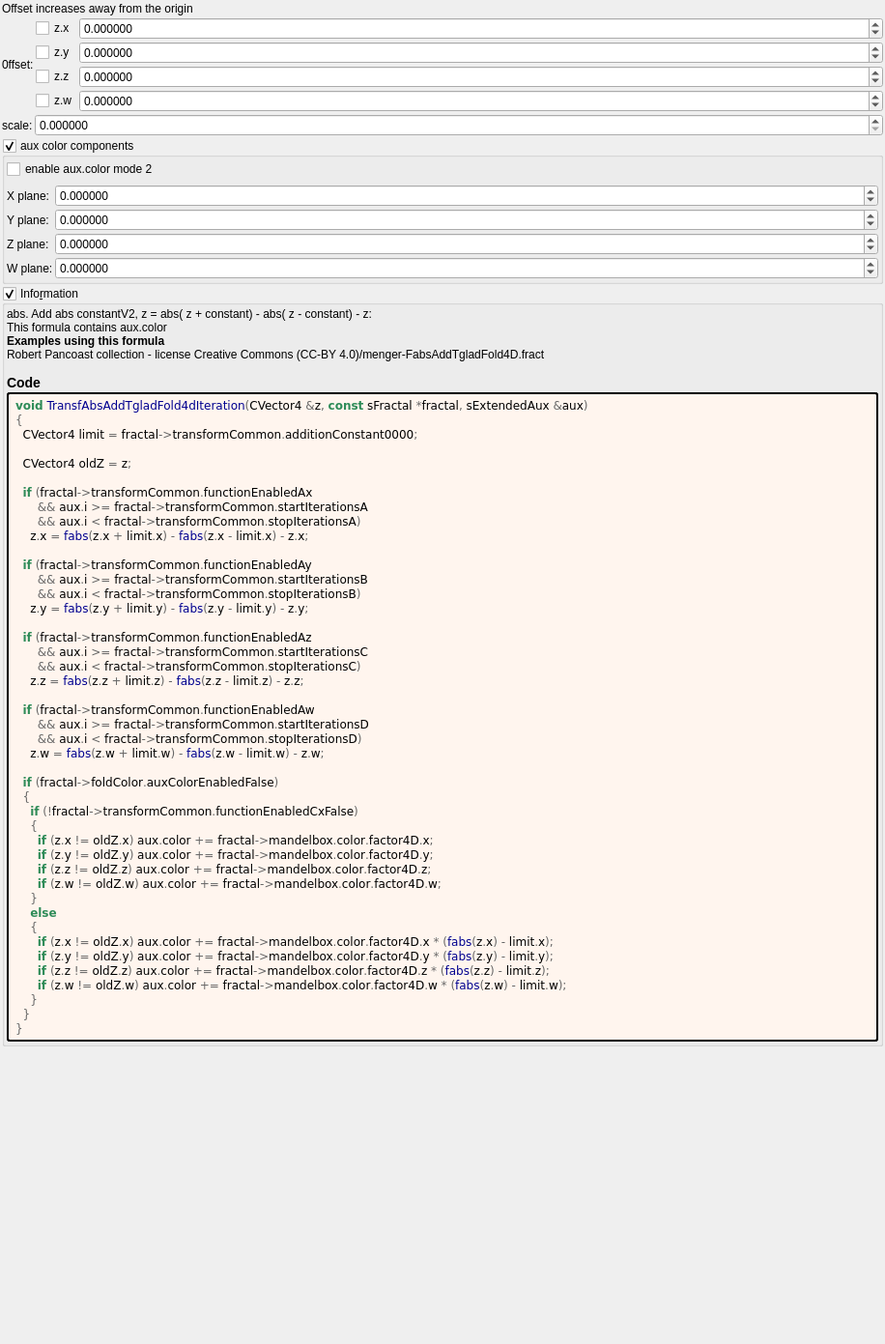
<?xml version="1.0" encoding="UTF-8"?>
<ui version="4.0">
 <class>Form</class>
 <widget class="QWidget" name="Form">
  <property name="geometry">
   <rect>
    <x>0</x>
    <y>0</y>
    <width>916</width>
    <height>1391</height>
   </rect>
  </property>
  <property name="windowTitle">
   <string notr="true">transf_abs_add_tglad_fold4d</string>
  </property>
  <layout class="QVBoxLayout" name="verticalLayout">
   <property name="spacing">
    <number>2</number>
   </property>
   <property name="leftMargin">
    <number>2</number>
   </property>
   <property name="topMargin">
    <number>2</number>
   </property>
   <property name="rightMargin">
    <number>2</number>
   </property>
   <property name="bottomMargin">
    <number>2</number>
   </property>
   <item>
    <widget class="QLabel" name="label">
     <property name="text">
      <string>Offset increases away from the origin</string>
     </property>
    </widget>
   </item>
   <item>
    <layout class="QGridLayout" name="gridLayout_4" columnstretch="0,0,1">
     <property name="spacing">
      <number>2</number>
     </property>
     <item row="1" column="2">
      <widget class="MyDoubleSpinBox" name="spinbox4_transf_addition_constant_0000_y">
       <property name="enabled">
        <bool>true</bool>
       </property>
       <property name="sizePolicy">
        <sizepolicy hsizetype="Minimum" vsizetype="Maximum">
         <horstretch>0</horstretch>
         <verstretch>0</verstretch>
        </sizepolicy>
       </property>
       <property name="decimals">
        <number>6</number>
       </property>
       <property name="minimum">
        <double>-99.989999999999995</double>
       </property>
       <property name="maximum">
        <double>99.989999999999995</double>
       </property>
       <property name="singleStep">
        <double>0.100000000000000</double>
       </property>
      </widget>
     </item>
     <item row="0" column="2">
      <widget class="MyDoubleSpinBox" name="spinbox4_transf_addition_constant_0000_x">
       <property name="enabled">
        <bool>true</bool>
       </property>
       <property name="sizePolicy">
        <sizepolicy hsizetype="Minimum" vsizetype="Maximum">
         <horstretch>0</horstretch>
         <verstretch>0</verstretch>
        </sizepolicy>
       </property>
       <property name="prefix">
        <string/>
       </property>
       <property name="decimals">
        <number>6</number>
       </property>
       <property name="minimum">
        <double>-99.989999999999995</double>
       </property>
       <property name="singleStep">
        <double>0.100000000000000</double>
       </property>
      </widget>
     </item>
     <item row="3" column="2">
      <widget class="MyDoubleSpinBox" name="spinbox4_transf_addition_constant_0000_w">
       <property name="enabled">
        <bool>true</bool>
       </property>
       <property name="sizePolicy">
        <sizepolicy hsizetype="Minimum" vsizetype="Maximum">
         <horstretch>0</horstretch>
         <verstretch>0</verstretch>
        </sizepolicy>
       </property>
       <property name="decimals">
        <number>6</number>
       </property>
       <property name="minimum">
        <double>-99.989999999999995</double>
       </property>
       <property name="maximum">
        <double>99.989999999999995</double>
       </property>
       <property name="singleStep">
        <double>0.100000000000000</double>
       </property>
      </widget>
     </item>
     <item row="0" column="0" rowspan="4">
      <widget class="QLabel" name="label_23">
       <property name="text">
        <string>0ffset:</string>
       </property>
       <property name="wordWrap">
        <bool>true</bool>
       </property>
      </widget>
     </item>
     <item row="2" column="2">
      <widget class="MyDoubleSpinBox" name="spinbox4_transf_addition_constant_0000_z">
       <property name="enabled">
        <bool>true</bool>
       </property>
       <property name="sizePolicy">
        <sizepolicy hsizetype="Minimum" vsizetype="Maximum">
         <horstretch>0</horstretch>
         <verstretch>0</verstretch>
        </sizepolicy>
       </property>
       <property name="decimals">
        <number>6</number>
       </property>
       <property name="minimum">
        <double>-99.989999999999995</double>
       </property>
       <property name="maximum">
        <double>99.989999999999995</double>
       </property>
       <property name="singleStep">
        <double>0.100000000000000</double>
       </property>
      </widget>
     </item>
     <item row="0" column="1">
      <widget class="MyCheckBox" name="checkBox_transf_function_enabledAx">
       <property name="text">
        <string notr="true">z.x</string>
       </property>
      </widget>
     </item>
     <item row="1" column="1">
      <widget class="MyCheckBox" name="checkBox_transf_function_enabledAy">
       <property name="text">
        <string notr="true">z.y</string>
       </property>
      </widget>
     </item>
     <item row="2" column="1">
      <widget class="MyCheckBox" name="checkBox_transf_function_enabledAz">
       <property name="text">
        <string notr="true">z.z</string>
       </property>
      </widget>
     </item>
     <item row="3" column="1">
      <widget class="MyCheckBox" name="checkBox_transf_function_enabledAw">
       <property name="text">
        <string notr="true">z.w</string>
       </property>
      </widget>
     </item>
    </layout>
   </item>
   <item>
    <layout class="QGridLayout" name="gridLayout" columnstretch="0,1">
     <item row="1" column="1">
      <widget class="MyDoubleSpinBox" name="spinbox_transf_scale_1">
       <property name="sizePolicy">
        <sizepolicy hsizetype="Minimum" vsizetype="Maximum">
         <horstretch>0</horstretch>
         <verstretch>0</verstretch>
        </sizepolicy>
       </property>
       <property name="prefix">
        <string/>
       </property>
       <property name="suffix">
        <string/>
       </property>
       <property name="decimals">
        <number>6</number>
       </property>
       <property name="minimum">
        <double>0.000000000000000</double>
       </property>
       <property name="maximum">
        <double>99.998999999999995</double>
       </property>
       <property name="singleStep">
        <double>0.100000000000000</double>
       </property>
      </widget>
     </item>
     <item row="1" column="0">
      <widget class="QLabel" name="label_26">
       <property name="text">
        <string>scale:</string>
       </property>
      </widget>
     </item>
    </layout>
   </item>
   <item>
    <widget class="MyGroupBox" name="groupCheck_fold_color_aux_color_enabled_false">
     <property name="title">
      <string>aux color components</string>
     </property>
     <property name="checkable">
      <bool>true</bool>
     </property>
     <layout class="QVBoxLayout" name="verticalLayout_10">
      <property name="leftMargin">
       <number>2</number>
      </property>
      <property name="topMargin">
       <number>2</number>
      </property>
      <property name="rightMargin">
       <number>2</number>
      </property>
      <property name="bottomMargin">
       <number>2</number>
      </property>
      <item>
       <widget class="MyCheckBox" name="checkBox_transf_function_enabledCx_false">
        <property name="text">
         <string>enable aux.color mode 2</string>
        </property>
       </widget>
      </item>
      <item>
       <layout class="QGridLayout" name="gridLayout_16" columnstretch="0,1">
        <property name="spacing">
         <number>2</number>
        </property>
        <item row="1" column="1">
         <widget class="MyDoubleSpinBox" name="spinbox4_mandelbox_color_4D_y">
          <property name="sizePolicy">
           <sizepolicy hsizetype="Minimum" vsizetype="Maximum">
            <horstretch>0</horstretch>
            <verstretch>0</verstretch>
           </sizepolicy>
          </property>
          <property name="prefix">
           <string/>
          </property>
          <property name="suffix">
           <string/>
          </property>
          <property name="decimals">
           <number>6</number>
          </property>
          <property name="minimum">
           <double>-100.000000000000000</double>
          </property>
          <property name="maximum">
           <double>100.000000000000000</double>
          </property>
          <property name="singleStep">
           <double>0.100000000000000</double>
          </property>
         </widget>
        </item>
        <item row="0" column="1">
         <widget class="MyDoubleSpinBox" name="spinbox4_mandelbox_color_4D_x">
          <property name="sizePolicy">
           <sizepolicy hsizetype="Minimum" vsizetype="Maximum">
            <horstretch>0</horstretch>
            <verstretch>0</verstretch>
           </sizepolicy>
          </property>
          <property name="prefix">
           <string/>
          </property>
          <property name="suffix">
           <string/>
          </property>
          <property name="decimals">
           <number>6</number>
          </property>
          <property name="minimum">
           <double>-100.000000000000000</double>
          </property>
          <property name="maximum">
           <double>100.000000000000000</double>
          </property>
          <property name="singleStep">
           <double>0.100000000000000</double>
          </property>
         </widget>
        </item>
        <item row="1" column="0">
         <widget class="QLabel" name="label_43">
          <property name="text">
           <string>Y plane:</string>
          </property>
         </widget>
        </item>
        <item row="2" column="0">
         <widget class="QLabel" name="label_42">
          <property name="text">
           <string>Z plane:</string>
          </property>
         </widget>
        </item>
        <item row="3" column="0">
         <widget class="QLabel" name="label_30">
          <property name="text">
           <string>W plane:</string>
          </property>
         </widget>
        </item>
        <item row="3" column="1">
         <widget class="MyDoubleSpinBox" name="spinbox4_mandelbox_color_4D_w">
          <property name="sizePolicy">
           <sizepolicy hsizetype="Minimum" vsizetype="Maximum">
            <horstretch>0</horstretch>
            <verstretch>0</verstretch>
           </sizepolicy>
          </property>
          <property name="prefix">
           <string/>
          </property>
          <property name="suffix">
           <string/>
          </property>
          <property name="decimals">
           <number>6</number>
          </property>
          <property name="minimum">
           <double>-100.000000000000000</double>
          </property>
          <property name="maximum">
           <double>100.000000000000000</double>
          </property>
          <property name="singleStep">
           <double>0.100000000000000</double>
          </property>
         </widget>
        </item>
        <item row="0" column="0">
         <widget class="QLabel" name="label_34">
          <property name="text">
           <string>X plane:</string>
          </property>
         </widget>
        </item>
        <item row="2" column="1">
         <widget class="MyDoubleSpinBox" name="spinbox4_mandelbox_color_4D_z">
          <property name="sizePolicy">
           <sizepolicy hsizetype="Minimum" vsizetype="Maximum">
            <horstretch>0</horstretch>
            <verstretch>0</verstretch>
           </sizepolicy>
          </property>
          <property name="prefix">
           <string/>
          </property>
          <property name="suffix">
           <string/>
          </property>
          <property name="decimals">
           <number>6</number>
          </property>
          <property name="minimum">
           <double>-100.000000000000000</double>
          </property>
          <property name="maximum">
           <double>100.000000000000000</double>
          </property>
          <property name="singleStep">
           <double>0.100000000000000</double>
          </property>
         </widget>
        </item>
       </layout>
      </item>
     </layout>
    </widget>
   </item>
   <item>
    <widget class="MyGroupBox" name="groupCheck_info">
     <property name="title">
      <string>Info&amp;rmation</string>
     </property>
     <property name="flat">
      <bool>false</bool>
     </property>
     <property name="checkable">
      <bool>true</bool>
     </property>
     <layout class="QVBoxLayout" name="verticalLayout_2">
      <property name="spacing">
       <number>2</number>
      </property>
      <property name="leftMargin">
       <number>2</number>
      </property>
      <property name="topMargin">
       <number>2</number>
      </property>
      <property name="rightMargin">
       <number>2</number>
      </property>
      <property name="bottomMargin">
       <number>2</number>
      </property>
      <item>
       <widget class="QLabel" name="label_information_general">
        <property name="text">
         <string notr="true">&lt;p&gt;abs.  Add abs constantV2,  z = abs( z + constant) - abs( z - constant) - z:&lt;br&gt;This formula contains aux.color&lt;/p&gt;&lt;table&gt;
&lt;/table&gt;
&lt;br&gt;&lt;b&gt;Examples using this formula&lt;/b&gt;&lt;br&gt;Robert Pancoast collection - license Creative Commons (CC-BY 4.0)/menger-FabsAddTgladFold4D.fract&lt;h3&gt;Code&lt;/h3&gt;</string>
        </property>
        <property name="wordWrap">
         <bool>true</bool>
        </property>
        <property name="openExternalLinks">
         <bool>true</bool>
        </property>
        <property name="textInteractionFlags">
         <set>Qt::LinksAccessibleByMouse|Qt::TextSelectableByMouse</set>
        </property>
       </widget>
      </item>
      <item>
       <widget class="QLabel" name="label_code_content">
        <property name="styleSheet">
         <string notr="true">border-style: outset; border-width: 2px; border-radius: 3px; border-color: black; background-color: #fff5ee; padding: 4px;</string>
        </property>
        <property name="text">
         <string notr="true">&lt;body style=&quot;background-color:#fff5ee&quot;&gt;
&lt;pre style=&quot;color:#000000; background-color:#fff5ee;  font-family:'Courier New',monospace;&quot;&gt;&lt;span style=&quot;color:#2e8b57; font-weight:bold&quot;&gt;void&lt;/span&gt; &lt;span style=&quot;color:#00008f&quot;&gt;TransfAbsAddTgladFold4dIteration&lt;/span&gt;&lt;span style=&quot;color:#676767&quot;&gt;(&lt;/span&gt;CVector4 &lt;span style=&quot;color:#676767&quot;&gt;&amp;amp;&lt;/span&gt;z&lt;span style=&quot;color:#676767&quot;&gt;,&lt;/span&gt; &lt;span style=&quot;color:#2e8b57; font-weight:bold&quot;&gt;const&lt;/span&gt; sFractal &lt;span style=&quot;color:#676767&quot;&gt;*&lt;/span&gt;fractal&lt;span style=&quot;color:#676767&quot;&gt;,&lt;/span&gt; sExtendedAux &lt;span style=&quot;color:#676767&quot;&gt;&amp;amp;&lt;/span&gt;aux&lt;span style=&quot;color:#676767&quot;&gt;)&lt;/span&gt;
&lt;span style=&quot;color:#676767&quot;&gt;{&lt;/span&gt;
  CVector4 limit &lt;span style=&quot;color:#676767&quot;&gt;=&lt;/span&gt; fractal&lt;span style=&quot;color:#676767&quot;&gt;-&amp;gt;&lt;/span&gt;transformCommon&lt;span style=&quot;color:#676767&quot;&gt;.&lt;/span&gt;additionConstant0000&lt;span style=&quot;color:#676767&quot;&gt;;&lt;/span&gt;

  CVector4 oldZ &lt;span style=&quot;color:#676767&quot;&gt;=&lt;/span&gt; z&lt;span style=&quot;color:#676767&quot;&gt;;&lt;/span&gt;

  &lt;span style=&quot;color:#2e8b57; font-weight:bold&quot;&gt;if&lt;/span&gt; &lt;span style=&quot;color:#676767&quot;&gt;(&lt;/span&gt;fractal&lt;span style=&quot;color:#676767&quot;&gt;-&amp;gt;&lt;/span&gt;transformCommon&lt;span style=&quot;color:#676767&quot;&gt;.&lt;/span&gt;functionEnabledAx
      &lt;span style=&quot;color:#676767&quot;&gt;&amp;amp;&amp;amp;&lt;/span&gt; aux&lt;span style=&quot;color:#676767&quot;&gt;.&lt;/span&gt;i &lt;span style=&quot;color:#676767&quot;&gt;&amp;gt;=&lt;/span&gt; fractal&lt;span style=&quot;color:#676767&quot;&gt;-&amp;gt;&lt;/span&gt;transformCommon&lt;span style=&quot;color:#676767&quot;&gt;.&lt;/span&gt;startIterationsA
      &lt;span style=&quot;color:#676767&quot;&gt;&amp;amp;&amp;amp;&lt;/span&gt; aux&lt;span style=&quot;color:#676767&quot;&gt;.&lt;/span&gt;i &lt;span style=&quot;color:#676767&quot;&gt;&amp;lt;&lt;/span&gt; fractal&lt;span style=&quot;color:#676767&quot;&gt;-&amp;gt;&lt;/span&gt;transformCommon&lt;span style=&quot;color:#676767&quot;&gt;.&lt;/span&gt;stopIterationsA&lt;span style=&quot;color:#676767&quot;&gt;)&lt;/span&gt;
    z&lt;span style=&quot;color:#676767&quot;&gt;.&lt;/span&gt;x &lt;span style=&quot;color:#676767&quot;&gt;=&lt;/span&gt; &lt;span style=&quot;color:#00008f&quot;&gt;fabs&lt;/span&gt;&lt;span style=&quot;color:#676767&quot;&gt;(&lt;/span&gt;z&lt;span style=&quot;color:#676767&quot;&gt;.&lt;/span&gt;x &lt;span style=&quot;color:#676767&quot;&gt;+&lt;/span&gt; limit&lt;span style=&quot;color:#676767&quot;&gt;.&lt;/span&gt;x&lt;span style=&quot;color:#676767&quot;&gt;) -&lt;/span&gt; &lt;span style=&quot;color:#00008f&quot;&gt;fabs&lt;/span&gt;&lt;span style=&quot;color:#676767&quot;&gt;(&lt;/span&gt;z&lt;span style=&quot;color:#676767&quot;&gt;.&lt;/span&gt;x &lt;span style=&quot;color:#676767&quot;&gt;-&lt;/span&gt; limit&lt;span style=&quot;color:#676767&quot;&gt;.&lt;/span&gt;x&lt;span style=&quot;color:#676767&quot;&gt;) -&lt;/span&gt; z&lt;span style=&quot;color:#676767&quot;&gt;.&lt;/span&gt;x&lt;span style=&quot;color:#676767&quot;&gt;;&lt;/span&gt;

  &lt;span style=&quot;color:#2e8b57; font-weight:bold&quot;&gt;if&lt;/span&gt; &lt;span style=&quot;color:#676767&quot;&gt;(&lt;/span&gt;fractal&lt;span style=&quot;color:#676767&quot;&gt;-&amp;gt;&lt;/span&gt;transformCommon&lt;span style=&quot;color:#676767&quot;&gt;.&lt;/span&gt;functionEnabledAy
      &lt;span style=&quot;color:#676767&quot;&gt;&amp;amp;&amp;amp;&lt;/span&gt; aux&lt;span style=&quot;color:#676767&quot;&gt;.&lt;/span&gt;i &lt;span style=&quot;color:#676767&quot;&gt;&amp;gt;=&lt;/span&gt; fractal&lt;span style=&quot;color:#676767&quot;&gt;-&amp;gt;&lt;/span&gt;transformCommon&lt;span style=&quot;color:#676767&quot;&gt;.&lt;/span&gt;startIterationsB
      &lt;span style=&quot;color:#676767&quot;&gt;&amp;amp;&amp;amp;&lt;/span&gt; aux&lt;span style=&quot;color:#676767&quot;&gt;.&lt;/span&gt;i &lt;span style=&quot;color:#676767&quot;&gt;&amp;lt;&lt;/span&gt; fractal&lt;span style=&quot;color:#676767&quot;&gt;-&amp;gt;&lt;/span&gt;transformCommon&lt;span style=&quot;color:#676767&quot;&gt;.&lt;/span&gt;stopIterationsB&lt;span style=&quot;color:#676767&quot;&gt;)&lt;/span&gt;
    z&lt;span style=&quot;color:#676767&quot;&gt;.&lt;/span&gt;y &lt;span style=&quot;color:#676767&quot;&gt;=&lt;/span&gt; &lt;span style=&quot;color:#00008f&quot;&gt;fabs&lt;/span&gt;&lt;span style=&quot;color:#676767&quot;&gt;(&lt;/span&gt;z&lt;span style=&quot;color:#676767&quot;&gt;.&lt;/span&gt;y &lt;span style=&quot;color:#676767&quot;&gt;+&lt;/span&gt; limit&lt;span style=&quot;color:#676767&quot;&gt;.&lt;/span&gt;y&lt;span style=&quot;color:#676767&quot;&gt;) -&lt;/span&gt; &lt;span style=&quot;color:#00008f&quot;&gt;fabs&lt;/span&gt;&lt;span style=&quot;color:#676767&quot;&gt;(&lt;/span&gt;z&lt;span style=&quot;color:#676767&quot;&gt;.&lt;/span&gt;y &lt;span style=&quot;color:#676767&quot;&gt;-&lt;/span&gt; limit&lt;span style=&quot;color:#676767&quot;&gt;.&lt;/span&gt;y&lt;span style=&quot;color:#676767&quot;&gt;) -&lt;/span&gt; z&lt;span style=&quot;color:#676767&quot;&gt;.&lt;/span&gt;y&lt;span style=&quot;color:#676767&quot;&gt;;&lt;/span&gt;

  &lt;span style=&quot;color:#2e8b57; font-weight:bold&quot;&gt;if&lt;/span&gt; &lt;span style=&quot;color:#676767&quot;&gt;(&lt;/span&gt;fractal&lt;span style=&quot;color:#676767&quot;&gt;-&amp;gt;&lt;/span&gt;transformCommon&lt;span style=&quot;color:#676767&quot;&gt;.&lt;/span&gt;functionEnabledAz
      &lt;span style=&quot;color:#676767&quot;&gt;&amp;amp;&amp;amp;&lt;/span&gt; aux&lt;span style=&quot;color:#676767&quot;&gt;.&lt;/span&gt;i &lt;span style=&quot;color:#676767&quot;&gt;&amp;gt;=&lt;/span&gt; fractal&lt;span style=&quot;color:#676767&quot;&gt;-&amp;gt;&lt;/span&gt;transformCommon&lt;span style=&quot;color:#676767&quot;&gt;.&lt;/span&gt;startIterationsC
      &lt;span style=&quot;color:#676767&quot;&gt;&amp;amp;&amp;amp;&lt;/span&gt; aux&lt;span style=&quot;color:#676767&quot;&gt;.&lt;/span&gt;i &lt;span style=&quot;color:#676767&quot;&gt;&amp;lt;&lt;/span&gt; fractal&lt;span style=&quot;color:#676767&quot;&gt;-&amp;gt;&lt;/span&gt;transformCommon&lt;span style=&quot;color:#676767&quot;&gt;.&lt;/span&gt;stopIterationsC&lt;span style=&quot;color:#676767&quot;&gt;)&lt;/span&gt;
    z&lt;span style=&quot;color:#676767&quot;&gt;.&lt;/span&gt;z &lt;span style=&quot;color:#676767&quot;&gt;=&lt;/span&gt; &lt;span style=&quot;color:#00008f&quot;&gt;fabs&lt;/span&gt;&lt;span style=&quot;color:#676767&quot;&gt;(&lt;/span&gt;z&lt;span style=&quot;color:#676767&quot;&gt;.&lt;/span&gt;z &lt;span style=&quot;color:#676767&quot;&gt;+&lt;/span&gt; limit&lt;span style=&quot;color:#676767&quot;&gt;.&lt;/span&gt;z&lt;span style=&quot;color:#676767&quot;&gt;) -&lt;/span&gt; &lt;span style=&quot;color:#00008f&quot;&gt;fabs&lt;/span&gt;&lt;span style=&quot;color:#676767&quot;&gt;(&lt;/span&gt;z&lt;span style=&quot;color:#676767&quot;&gt;.&lt;/span&gt;z &lt;span style=&quot;color:#676767&quot;&gt;-&lt;/span&gt; limit&lt;span style=&quot;color:#676767&quot;&gt;.&lt;/span&gt;z&lt;span style=&quot;color:#676767&quot;&gt;) -&lt;/span&gt; z&lt;span style=&quot;color:#676767&quot;&gt;.&lt;/span&gt;z&lt;span style=&quot;color:#676767&quot;&gt;;&lt;/span&gt;

  &lt;span style=&quot;color:#2e8b57; font-weight:bold&quot;&gt;if&lt;/span&gt; &lt;span style=&quot;color:#676767&quot;&gt;(&lt;/span&gt;fractal&lt;span style=&quot;color:#676767&quot;&gt;-&amp;gt;&lt;/span&gt;transformCommon&lt;span style=&quot;color:#676767&quot;&gt;.&lt;/span&gt;functionEnabledAw
      &lt;span style=&quot;color:#676767&quot;&gt;&amp;amp;&amp;amp;&lt;/span&gt; aux&lt;span style=&quot;color:#676767&quot;&gt;.&lt;/span&gt;i &lt;span style=&quot;color:#676767&quot;&gt;&amp;gt;=&lt;/span&gt; fractal&lt;span style=&quot;color:#676767&quot;&gt;-&amp;gt;&lt;/span&gt;transformCommon&lt;span style=&quot;color:#676767&quot;&gt;.&lt;/span&gt;startIterationsD
      &lt;span style=&quot;color:#676767&quot;&gt;&amp;amp;&amp;amp;&lt;/span&gt; aux&lt;span style=&quot;color:#676767&quot;&gt;.&lt;/span&gt;i &lt;span style=&quot;color:#676767&quot;&gt;&amp;lt;&lt;/span&gt; fractal&lt;span style=&quot;color:#676767&quot;&gt;-&amp;gt;&lt;/span&gt;transformCommon&lt;span style=&quot;color:#676767&quot;&gt;.&lt;/span&gt;stopIterationsD&lt;span style=&quot;color:#676767&quot;&gt;)&lt;/span&gt;
    z&lt;span style=&quot;color:#676767&quot;&gt;.&lt;/span&gt;w &lt;span style=&quot;color:#676767&quot;&gt;=&lt;/span&gt; &lt;span style=&quot;color:#00008f&quot;&gt;fabs&lt;/span&gt;&lt;span style=&quot;color:#676767&quot;&gt;(&lt;/span&gt;z&lt;span style=&quot;color:#676767&quot;&gt;.&lt;/span&gt;w &lt;span style=&quot;color:#676767&quot;&gt;+&lt;/span&gt; limit&lt;span style=&quot;color:#676767&quot;&gt;.&lt;/span&gt;w&lt;span style=&quot;color:#676767&quot;&gt;) -&lt;/span&gt; &lt;span style=&quot;color:#00008f&quot;&gt;fabs&lt;/span&gt;&lt;span style=&quot;color:#676767&quot;&gt;(&lt;/span&gt;z&lt;span style=&quot;color:#676767&quot;&gt;.&lt;/span&gt;w &lt;span style=&quot;color:#676767&quot;&gt;-&lt;/span&gt; limit&lt;span style=&quot;color:#676767&quot;&gt;.&lt;/span&gt;w&lt;span style=&quot;color:#676767&quot;&gt;) -&lt;/span&gt; z&lt;span style=&quot;color:#676767&quot;&gt;.&lt;/span&gt;w&lt;span style=&quot;color:#676767&quot;&gt;;&lt;/span&gt;

  &lt;span style=&quot;color:#2e8b57; font-weight:bold&quot;&gt;if&lt;/span&gt; &lt;span style=&quot;color:#676767&quot;&gt;(&lt;/span&gt;fractal&lt;span style=&quot;color:#676767&quot;&gt;-&amp;gt;&lt;/span&gt;foldColor&lt;span style=&quot;color:#676767&quot;&gt;.&lt;/span&gt;auxColorEnabledFalse&lt;span style=&quot;color:#676767&quot;&gt;)&lt;/span&gt;
  &lt;span style=&quot;color:#676767&quot;&gt;{&lt;/span&gt;
    &lt;span style=&quot;color:#2e8b57; font-weight:bold&quot;&gt;if&lt;/span&gt; &lt;span style=&quot;color:#676767&quot;&gt;(!&lt;/span&gt;fractal&lt;span style=&quot;color:#676767&quot;&gt;-&amp;gt;&lt;/span&gt;transformCommon&lt;span style=&quot;color:#676767&quot;&gt;.&lt;/span&gt;functionEnabledCxFalse&lt;span style=&quot;color:#676767&quot;&gt;)&lt;/span&gt;
    &lt;span style=&quot;color:#676767&quot;&gt;{&lt;/span&gt;
      &lt;span style=&quot;color:#2e8b57; font-weight:bold&quot;&gt;if&lt;/span&gt; &lt;span style=&quot;color:#676767&quot;&gt;(&lt;/span&gt;z&lt;span style=&quot;color:#676767&quot;&gt;.&lt;/span&gt;x &lt;span style=&quot;color:#676767&quot;&gt;!=&lt;/span&gt; oldZ&lt;span style=&quot;color:#676767&quot;&gt;.&lt;/span&gt;x&lt;span style=&quot;color:#676767&quot;&gt;)&lt;/span&gt; aux&lt;span style=&quot;color:#676767&quot;&gt;.&lt;/span&gt;color &lt;span style=&quot;color:#676767&quot;&gt;+=&lt;/span&gt; fractal&lt;span style=&quot;color:#676767&quot;&gt;-&amp;gt;&lt;/span&gt;mandelbox&lt;span style=&quot;color:#676767&quot;&gt;.&lt;/span&gt;color&lt;span style=&quot;color:#676767&quot;&gt;.&lt;/span&gt;factor4D&lt;span style=&quot;color:#676767&quot;&gt;.&lt;/span&gt;x&lt;span style=&quot;color:#676767&quot;&gt;;&lt;/span&gt;
      &lt;span style=&quot;color:#2e8b57; font-weight:bold&quot;&gt;if&lt;/span&gt; &lt;span style=&quot;color:#676767&quot;&gt;(&lt;/span&gt;z&lt;span style=&quot;color:#676767&quot;&gt;.&lt;/span&gt;y &lt;span style=&quot;color:#676767&quot;&gt;!=&lt;/span&gt; oldZ&lt;span style=&quot;color:#676767&quot;&gt;.&lt;/span&gt;y&lt;span style=&quot;color:#676767&quot;&gt;)&lt;/span&gt; aux&lt;span style=&quot;color:#676767&quot;&gt;.&lt;/span&gt;color &lt;span style=&quot;color:#676767&quot;&gt;+=&lt;/span&gt; fractal&lt;span style=&quot;color:#676767&quot;&gt;-&amp;gt;&lt;/span&gt;mandelbox&lt;span style=&quot;color:#676767&quot;&gt;.&lt;/span&gt;color&lt;span style=&quot;color:#676767&quot;&gt;.&lt;/span&gt;factor4D&lt;span style=&quot;color:#676767&quot;&gt;.&lt;/span&gt;y&lt;span style=&quot;color:#676767&quot;&gt;;&lt;/span&gt;
      &lt;span style=&quot;color:#2e8b57; font-weight:bold&quot;&gt;if&lt;/span&gt; &lt;span style=&quot;color:#676767&quot;&gt;(&lt;/span&gt;z&lt;span style=&quot;color:#676767&quot;&gt;.&lt;/span&gt;z &lt;span style=&quot;color:#676767&quot;&gt;!=&lt;/span&gt; oldZ&lt;span style=&quot;color:#676767&quot;&gt;.&lt;/span&gt;z&lt;span style=&quot;color:#676767&quot;&gt;)&lt;/span&gt; aux&lt;span style=&quot;color:#676767&quot;&gt;.&lt;/span&gt;color &lt;span style=&quot;color:#676767&quot;&gt;+=&lt;/span&gt; fractal&lt;span style=&quot;color:#676767&quot;&gt;-&amp;gt;&lt;/span&gt;mandelbox&lt;span style=&quot;color:#676767&quot;&gt;.&lt;/span&gt;color&lt;span style=&quot;color:#676767&quot;&gt;.&lt;/span&gt;factor4D&lt;span style=&quot;color:#676767&quot;&gt;.&lt;/span&gt;z&lt;span style=&quot;color:#676767&quot;&gt;;&lt;/span&gt;
      &lt;span style=&quot;color:#2e8b57; font-weight:bold&quot;&gt;if&lt;/span&gt; &lt;span style=&quot;color:#676767&quot;&gt;(&lt;/span&gt;z&lt;span style=&quot;color:#676767&quot;&gt;.&lt;/span&gt;w &lt;span style=&quot;color:#676767&quot;&gt;!=&lt;/span&gt; oldZ&lt;span style=&quot;color:#676767&quot;&gt;.&lt;/span&gt;w&lt;span style=&quot;color:#676767&quot;&gt;)&lt;/span&gt; aux&lt;span style=&quot;color:#676767&quot;&gt;.&lt;/span&gt;color &lt;span style=&quot;color:#676767&quot;&gt;+=&lt;/span&gt; fractal&lt;span style=&quot;color:#676767&quot;&gt;-&amp;gt;&lt;/span&gt;mandelbox&lt;span style=&quot;color:#676767&quot;&gt;.&lt;/span&gt;color&lt;span style=&quot;color:#676767&quot;&gt;.&lt;/span&gt;factor4D&lt;span style=&quot;color:#676767&quot;&gt;.&lt;/span&gt;w&lt;span style=&quot;color:#676767&quot;&gt;;&lt;/span&gt;
    &lt;span style=&quot;color:#676767&quot;&gt;}&lt;/span&gt;
    &lt;span style=&quot;color:#2e8b57; font-weight:bold&quot;&gt;else&lt;/span&gt;
    &lt;span style=&quot;color:#676767&quot;&gt;{&lt;/span&gt;
      &lt;span style=&quot;color:#2e8b57; font-weight:bold&quot;&gt;if&lt;/span&gt; &lt;span style=&quot;color:#676767&quot;&gt;(&lt;/span&gt;z&lt;span style=&quot;color:#676767&quot;&gt;.&lt;/span&gt;x &lt;span style=&quot;color:#676767&quot;&gt;!=&lt;/span&gt; oldZ&lt;span style=&quot;color:#676767&quot;&gt;.&lt;/span&gt;x&lt;span style=&quot;color:#676767&quot;&gt;)&lt;/span&gt; aux&lt;span style=&quot;color:#676767&quot;&gt;.&lt;/span&gt;color &lt;span style=&quot;color:#676767&quot;&gt;+=&lt;/span&gt; fractal&lt;span style=&quot;color:#676767&quot;&gt;-&amp;gt;&lt;/span&gt;mandelbox&lt;span style=&quot;color:#676767&quot;&gt;.&lt;/span&gt;color&lt;span style=&quot;color:#676767&quot;&gt;.&lt;/span&gt;factor4D&lt;span style=&quot;color:#676767&quot;&gt;.&lt;/span&gt;x &lt;span style=&quot;color:#676767&quot;&gt;* (&lt;/span&gt;&lt;span style=&quot;color:#00008f&quot;&gt;fabs&lt;/span&gt;&lt;span style=&quot;color:#676767&quot;&gt;(&lt;/span&gt;z&lt;span style=&quot;color:#676767&quot;&gt;.&lt;/span&gt;x&lt;span style=&quot;color:#676767&quot;&gt;) -&lt;/span&gt; limit&lt;span style=&quot;color:#676767&quot;&gt;.&lt;/span&gt;x&lt;span style=&quot;color:#676767&quot;&gt;);&lt;/span&gt;
      &lt;span style=&quot;color:#2e8b57; font-weight:bold&quot;&gt;if&lt;/span&gt; &lt;span style=&quot;color:#676767&quot;&gt;(&lt;/span&gt;z&lt;span style=&quot;color:#676767&quot;&gt;.&lt;/span&gt;y &lt;span style=&quot;color:#676767&quot;&gt;!=&lt;/span&gt; oldZ&lt;span style=&quot;color:#676767&quot;&gt;.&lt;/span&gt;y&lt;span style=&quot;color:#676767&quot;&gt;)&lt;/span&gt; aux&lt;span style=&quot;color:#676767&quot;&gt;.&lt;/span&gt;color &lt;span style=&quot;color:#676767&quot;&gt;+=&lt;/span&gt; fractal&lt;span style=&quot;color:#676767&quot;&gt;-&amp;gt;&lt;/span&gt;mandelbox&lt;span style=&quot;color:#676767&quot;&gt;.&lt;/span&gt;color&lt;span style=&quot;color:#676767&quot;&gt;.&lt;/span&gt;factor4D&lt;span style=&quot;color:#676767&quot;&gt;.&lt;/span&gt;y &lt;span style=&quot;color:#676767&quot;&gt;* (&lt;/span&gt;&lt;span style=&quot;color:#00008f&quot;&gt;fabs&lt;/span&gt;&lt;span style=&quot;color:#676767&quot;&gt;(&lt;/span&gt;z&lt;span style=&quot;color:#676767&quot;&gt;.&lt;/span&gt;y&lt;span style=&quot;color:#676767&quot;&gt;) -&lt;/span&gt; limit&lt;span style=&quot;color:#676767&quot;&gt;.&lt;/span&gt;y&lt;span style=&quot;color:#676767&quot;&gt;);&lt;/span&gt;
      &lt;span style=&quot;color:#2e8b57; font-weight:bold&quot;&gt;if&lt;/span&gt; &lt;span style=&quot;color:#676767&quot;&gt;(&lt;/span&gt;z&lt;span style=&quot;color:#676767&quot;&gt;.&lt;/span&gt;z &lt;span style=&quot;color:#676767&quot;&gt;!=&lt;/span&gt; oldZ&lt;span style=&quot;color:#676767&quot;&gt;.&lt;/span&gt;z&lt;span style=&quot;color:#676767&quot;&gt;)&lt;/span&gt; aux&lt;span style=&quot;color:#676767&quot;&gt;.&lt;/span&gt;color &lt;span style=&quot;color:#676767&quot;&gt;+=&lt;/span&gt; fractal&lt;span style=&quot;color:#676767&quot;&gt;-&amp;gt;&lt;/span&gt;mandelbox&lt;span style=&quot;color:#676767&quot;&gt;.&lt;/span&gt;color&lt;span style=&quot;color:#676767&quot;&gt;.&lt;/span&gt;factor4D&lt;span style=&quot;color:#676767&quot;&gt;.&lt;/span&gt;z &lt;span style=&quot;color:#676767&quot;&gt;* (&lt;/span&gt;&lt;span style=&quot;color:#00008f&quot;&gt;fabs&lt;/span&gt;&lt;span style=&quot;color:#676767&quot;&gt;(&lt;/span&gt;z&lt;span style=&quot;color:#676767&quot;&gt;.&lt;/span&gt;z&lt;span style=&quot;color:#676767&quot;&gt;) -&lt;/span&gt; limit&lt;span style=&quot;color:#676767&quot;&gt;.&lt;/span&gt;z&lt;span style=&quot;color:#676767&quot;&gt;);&lt;/span&gt;
      &lt;span style=&quot;color:#2e8b57; font-weight:bold&quot;&gt;if&lt;/span&gt; &lt;span style=&quot;color:#676767&quot;&gt;(&lt;/span&gt;z&lt;span style=&quot;color:#676767&quot;&gt;.&lt;/span&gt;w &lt;span style=&quot;color:#676767&quot;&gt;!=&lt;/span&gt; oldZ&lt;span style=&quot;color:#676767&quot;&gt;.&lt;/span&gt;w&lt;span style=&quot;color:#676767&quot;&gt;)&lt;/span&gt; aux&lt;span style=&quot;color:#676767&quot;&gt;.&lt;/span&gt;color &lt;span style=&quot;color:#676767&quot;&gt;+=&lt;/span&gt; fractal&lt;span style=&quot;color:#676767&quot;&gt;-&amp;gt;&lt;/span&gt;mandelbox&lt;span style=&quot;color:#676767&quot;&gt;.&lt;/span&gt;color&lt;span style=&quot;color:#676767&quot;&gt;.&lt;/span&gt;factor4D&lt;span style=&quot;color:#676767&quot;&gt;.&lt;/span&gt;w &lt;span style=&quot;color:#676767&quot;&gt;* (&lt;/span&gt;&lt;span style=&quot;color:#00008f&quot;&gt;fabs&lt;/span&gt;&lt;span style=&quot;color:#676767&quot;&gt;(&lt;/span&gt;z&lt;span style=&quot;color:#676767&quot;&gt;.&lt;/span&gt;w&lt;span style=&quot;color:#676767&quot;&gt;) -&lt;/span&gt; limit&lt;span style=&quot;color:#676767&quot;&gt;.&lt;/span&gt;w&lt;span style=&quot;color:#676767&quot;&gt;);&lt;/span&gt;
    &lt;span style=&quot;color:#676767&quot;&gt;}&lt;/span&gt;
  &lt;span style=&quot;color:#676767&quot;&gt;}&lt;/span&gt;
&lt;span style=&quot;color:#676767&quot;&gt;}&lt;/span&gt;
&lt;/pre&gt;
&lt;/body&gt;</string>
        </property>
        <property name="wordWrap">
         <bool>true</bool>
        </property>
        <property name="openExternalLinks">
         <bool>true</bool>
        </property>
        <property name="textInteractionFlags">
         <set>Qt::LinksAccessibleByMouse|Qt::TextSelectableByMouse</set>
        </property>
       </widget>
      </item>
     </layout>
    </widget>
   </item>
   <item>
    <spacer name="verticalSpacer">
     <property name="orientation">
      <enum>Qt::Vertical</enum>
     </property>
     <property name="sizeHint" stdset="0">
      <size>
       <width>20</width>
       <height>40</height>
      </size>
     </property>
    </spacer>
   </item>
  </layout>
 </widget>
 <customwidgets>
  <customwidget>
   <class>MyGroupBox</class>
   <extends>QGroupBox</extends>
   <header>my_group_box.h</header>
   <container>1</container>
  </customwidget>
  <customwidget>
   <class>MyCheckBox</class>
   <extends>QCheckBox</extends>
   <header>my_check_box.h</header>
  </customwidget>
  <customwidget>
   <class>MyDoubleSpinBox</class>
   <extends>QDoubleSpinBox</extends>
   <header>my_double_spin_box.h</header>
  </customwidget>
 </customwidgets>
 <tabstops>
  <tabstop>spinbox4_transf_addition_constant_0000_x</tabstop>
  <tabstop>spinbox4_transf_addition_constant_0000_y</tabstop>
  <tabstop>spinbox4_transf_addition_constant_0000_z</tabstop>
  <tabstop>spinbox4_transf_addition_constant_0000_w</tabstop>
  <tabstop>groupCheck_info</tabstop>
 </tabstops>
 <resources/>
 <connections>
  <connection>
   <sender>checkBox_transf_function_enabledAx</sender>
   <signal>toggled(bool)</signal>
   <receiver>spinbox4_transf_addition_constant_0000_x</receiver>
   <slot>setEnabled(bool)</slot>
   <hints>
    <hint type="sourcelabel">
     <x>78</x>
     <y>46</y>
    </hint>
    <hint type="destinationlabel">
     <x>272</x>
     <y>51</y>
    </hint>
   </hints>
  </connection>
  <connection>
   <sender>checkBox_transf_function_enabledAy</sender>
   <signal>toggled(bool)</signal>
   <receiver>spinbox4_transf_addition_constant_0000_y</receiver>
   <slot>setEnabled(bool)</slot>
   <hints>
    <hint type="sourcelabel">
     <x>101</x>
     <y>79</y>
    </hint>
    <hint type="destinationlabel">
     <x>252</x>
     <y>93</y>
    </hint>
   </hints>
  </connection>
  <connection>
   <sender>checkBox_transf_function_enabledAz</sender>
   <signal>toggled(bool)</signal>
   <receiver>spinbox4_transf_addition_constant_0000_z</receiver>
   <slot>setEnabled(bool)</slot>
   <hints>
    <hint type="sourcelabel">
     <x>82</x>
     <y>109</y>
    </hint>
    <hint type="destinationlabel">
     <x>228</x>
     <y>117</y>
    </hint>
   </hints>
  </connection>
  <connection>
   <sender>checkBox_transf_function_enabledAw</sender>
   <signal>toggled(bool)</signal>
   <receiver>spinbox4_transf_addition_constant_0000_w</receiver>
   <slot>setEnabled(bool)</slot>
   <hints>
    <hint type="sourcelabel">
     <x>86</x>
     <y>142</y>
    </hint>
    <hint type="destinationlabel">
     <x>228</x>
     <y>143</y>
    </hint>
   </hints>
  </connection>
 </connections>
</ui>
